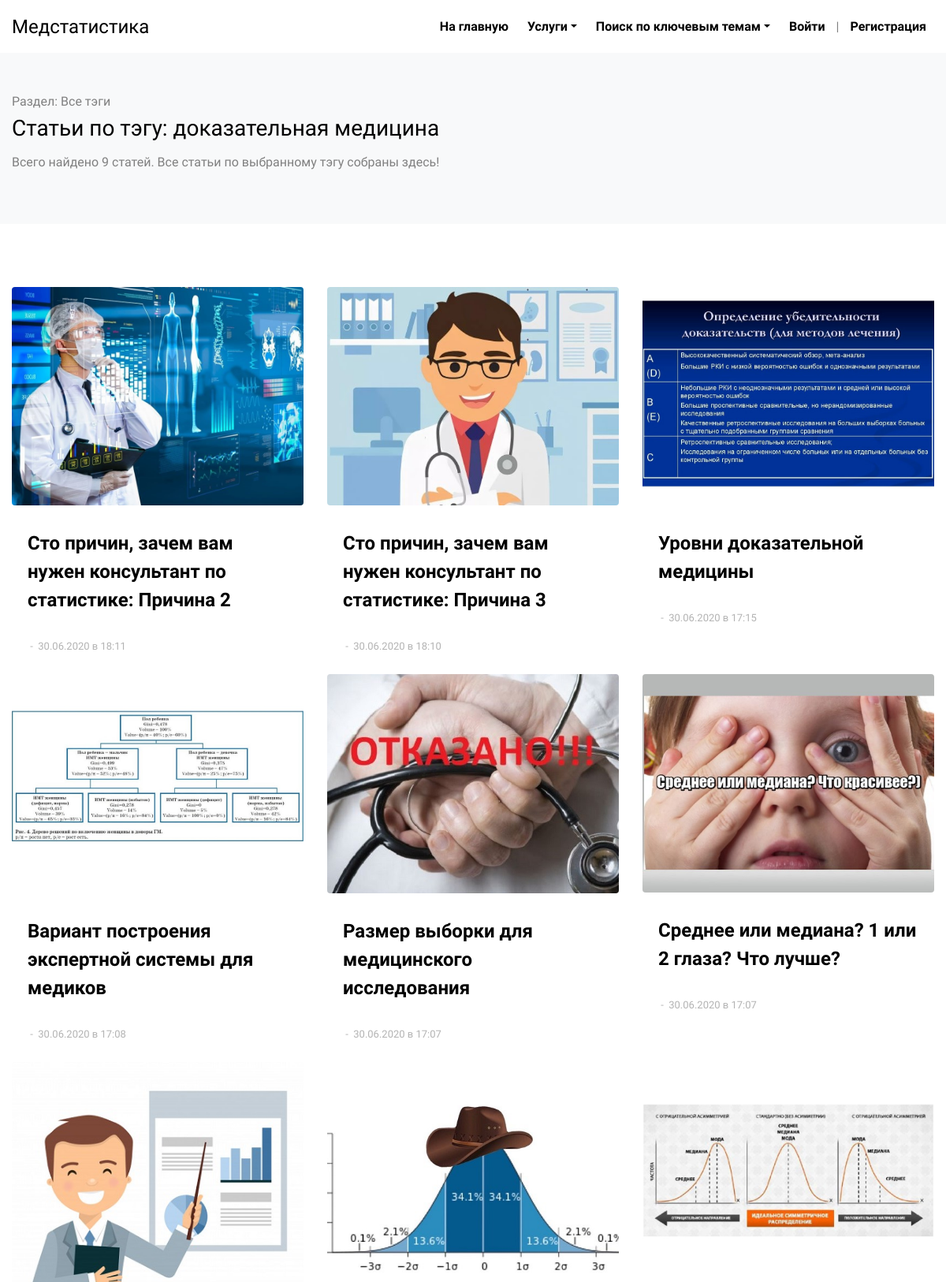
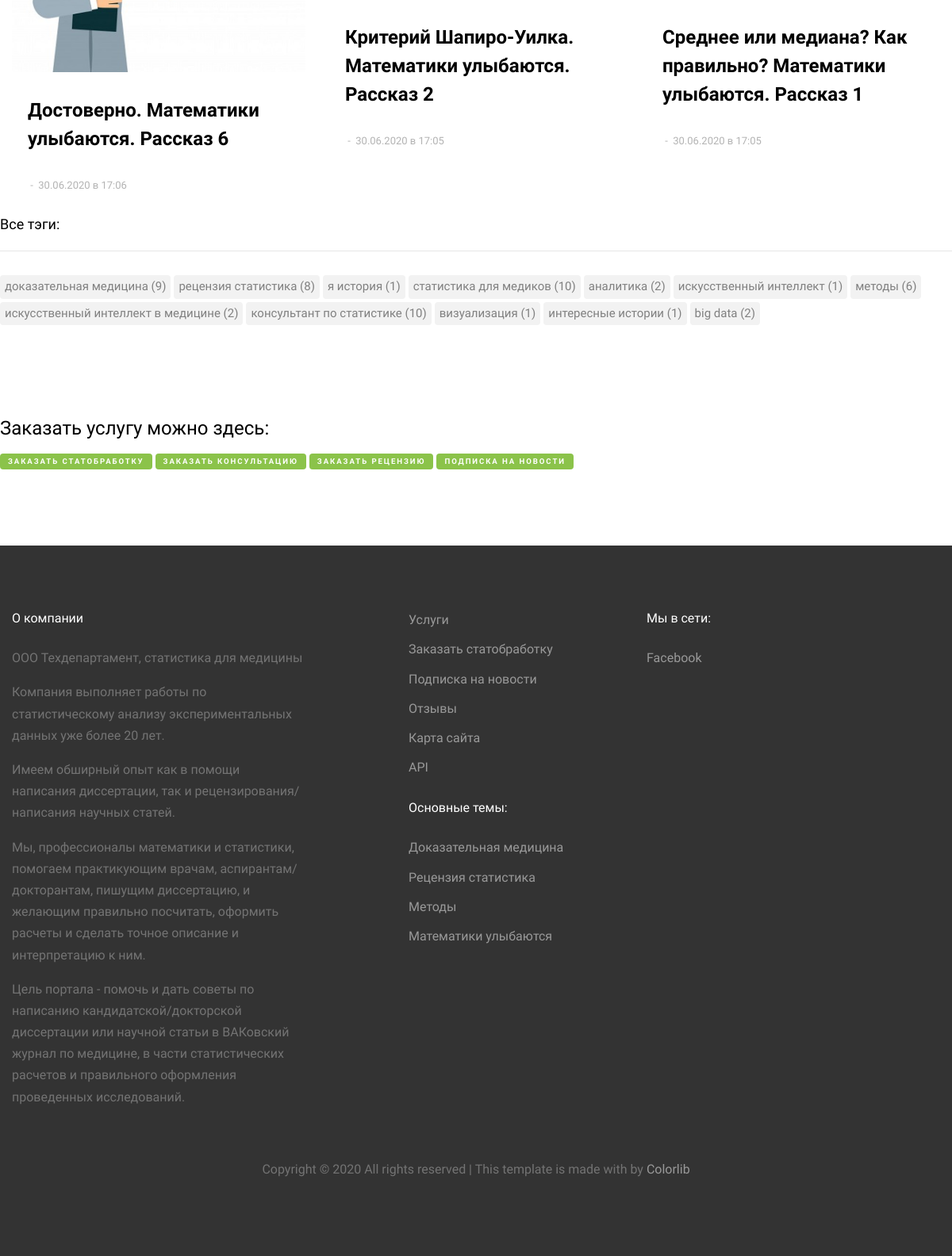
Page /articles/tag_articles/1/ on the committed database (2 pictures, top to bottom).
### articles/models.py (models this page shows, shortened)
class IsActiveMixin(models.Model):
    objects = models.Manager()
    active_objects = AvtiveManager()
    is_active = models.BooleanField('Статус активности', default=True)
    class Meta:
        abstract = True  # Чтобы не было изменеий в таблицах

class Tag(IsActiveMixin, models.Model):
    tag_name = models.CharField('название тэга', max_length=1000, db_index=True)
    class Meta:
        verbose_name = 'тэг'
        verbose_name_plural = 'тэги'
    def art_number(self):
        art = Article.objects.filter(article_tag__tag_name=self.tag_name)
        return len(art)

class Article(IsActiveMixin, models.Model):
    article_name = models.CharField('заголовок статьи', max_length=1000, null=True)
    article_text = models.TextField('текст статьи', max_length=10000, null=True)
    article_text_short = models.TextField('текст статьи 100 знаков', max_length=100, null=True)
    article_date = models.DateTimeField('дата публикации статьи', default=datetime.now())
    article_tag = models.ManyToManyField(Tag, verbose_name=("Тэг"))
    article_img = models.ImageField('рисунок к статье', upload_to='articles', null=True, blank=True)
    class Meta:
        ordering = ('-article_date',)
        verbose_name = 'статья'
        verbose_name_plural = 'статьи'

### articles/views.py (the view)
# urls.py: path('tag_articles/<int:id>/', views.tag_articles, name='tag_articles'),
def tag_articles(request, id):
    tag_one = get_object_or_404(Tag, id=id)
    articles_all = Article.active_objects.filter(article_tag=tag_one)
    tags_all = Tag.active_objects.all()
    context = {
        'tag': tag_one,
        'articles_all': articles_all,
        'tags_all': tags_all,
        'articles_count': articles_all.count()
    }
    return render(request, 'articles/tag_articles.html', context)

### articles/models.py (called while the page is built)
    def get_queryset(self):
        all_objects = super().get_queryset()
        return all_objects.filter(is_active=True)

### articles/templates/articles/tag_articles.html (shortened to what this page needs)
{% extends "articles/base.html" %}
{% load cache %}
{% block content %}
    <div class="py-5 bg-light">
      <div class="container">
        <div class="row">
          <div class="col-md-12">
            <span>Раздел: Все тэги</span>
            <h3>Статьи по тэгу: {{tag.tag_name}}</h3>
            <p>Всего найдено {{articles_count}} статей. Все статьи по выбранному тэгу собраны здесь!</p>
          </div>
        </div>
      </div>
    </div>
    <div class="site-section bg-white">
      <div class="container">
        <div class="row">
            {% for article in articles_all.all%}
              <div class="col-lg-4 mb-4">
                <div class="entry2">
                  <a href="{% url 'articles:article' id=article.id %}">
                    <img src="{{article.article_img.url}}" alt="Image" class="img-fluid rounded"></a>
                  <div class="excerpt">
                    <h2><a href="{% url 'articles:article' id=article.id %}">{{article.article_name}}</a></h2>
                    <div class="post-meta align-items-center text-left clearfix">
                      <span>&nbsp;-&nbsp; {{article.article_date|date:"d.m.Y в H:i"}}</span>
                    </div>
                  </div>
                </div>
              </div>
            {% empty %}
                <p>Статей по данному тэгу не найдено.</p>
            {% endfor %}
            <div class="sidebar-box">
                <h3 class="heading">Все тэги:</h3>
                <ul class="tags">
                    {% cache 500 cache_tags_all %}
                    {% for tag_ in tags_all.all%}
                        <li><a href="{% url 'articles:tag_articles' id=tag_.id %}">{{tag_.tag_name}} ({{tag_.art_number}})</a></li>
                    {% empty %}
                        <li>Тэгов не найдено.</li>
                    {% endfor %}
                    {% endcache %}
                </ul>
            </div>
            <div class="pt-5">
                <h4>Заказать услугу можно здесь:</h4>
                <a href="{% url 'articles:request_service' %}"><span class="post-category text-white bg-success mb-3">Заказать статобработку</span></a>
                <a href="{% url 'articles:request_consultation' %}"><span class="post-category text-white bg-success mb-3">Заказать консультацию</span></a>
                <a href="{% url 'articles:request_review' %}"><span class="post-category text-white bg-success mb-3">Заказать рецензию</span></a>
                {% if user.is_authenticated %}
                  <a href="{% url 'users:subscribe' pk=user.pk %}"><span class="post-category text-white bg-success mb-3">Подписка на новости</a>
                {% else %}
                  <a href="{% url 'users:register' %}"><span class="post-category text-white bg-success mb-3">Подписка на новости</a>
                {% endif %}
            </div>
        </div>
      </div>
    </div>
{% endblock %}

### articles/static/articles/style.css (style rules this page uses)
body { line-height: 1.7; color: gray; font-weight: 300; font-size: 1rem; background: #fff; font-family: "Muli", -apple-system, BlinkMacSystemFont, "Segoe UI", Roboto, "Helvetica Neue", Arial, sans-serif, "Apple Color Emoji", "Segoe UI Emoji", "Segoe UI Symbol", "Noto Color Emoji"; }
a { -webkit-transition: .3s all ease; -o-transition: .3s all ease; transition: .3s all ease; color: #2f89fc; }
h1, h2, h3, h4, h5, .h1, .h2, .h3, .h4, .h5 { font-family: "Muli", -apple-system, BlinkMacSystemFont, "Segoe UI", Roboto, "Helvetica Neue", Arial, sans-serif, "Apple Color Emoji", "Segoe UI Emoji", "Segoe UI Symbol", "Noto Color Emoji"; line-height: 1.5; color: #000; }
.site-section { padding: 2.5em 0; }
@media (min-width: 768px) { .site-section { padding: 5em 0; } }
.container { max-width: 1200px; }
.post-meta { font-size: 13px; color: #b3b3b3; }
.post-category { display: inline-block; padding: 2px 10px; border-radius: 4px; letter-spacing: .2em; font-weight: 700; font-size: .6rem; text-transform: uppercase; }
.entry2 img { margin-bottom: 30px; }
.entry2 h2 { font-size: 24px; margin-bottom: 30px; font-weight: 700; }
.entry2 h2 a { color: #000; }
.entry2 .excerpt { padding-left: 20px; padding-right: 20px; }
.entry2 .post-meta { color: #b3b3b3; font-size: 13px; width: 100%; display: block; }
.sidebar-box { margin-bottom: 4em; font-size: 15px; width: 100%; float: left; background: #fff; }
.sidebar-box *:last-child { margin-bottom: 0; }
.sidebar-box .heading { font-size: 18px; margin-bottom: 30px; padding-bottom: 20px; border-bottom: 1px solid #e6e6e6; }
.tags { padding: 0; margin: 0; font-weight: 400; }
.tags li { padding: 0; margin: 0 4px 4px 0; float: left; display: inline-block; }
.tags li a { float: left; display: block; border-radius: 4px; padding: 2px 6px; color: gray; background: #f2f2f2; }

### rows in the picture
Tag: tag_name "доказательная медицина", art_number "9"
Article: article_img (picture), article_name "Сто причин, зачем вам нужен консультант по статистике: Причина 2", article_date "30.06.2020 в 18:11"
Article: article_img (picture), article_name "Сто причин, зачем вам нужен консультант по статистике: Причина 3", article_date "30.06.2020 в 18:10"
Article: article_img (picture), article_name "Уровни доказательной медицины", article_date "30.06.2020 в 17:15"
Article: article_img (picture), article_name "Вариант построения экспертной системы для медиков", article_date "30.06.2020 в 17:08"
Article: article_img (picture), article_name "Размер выборки для медицинского исследования", article_date "30.06.2020 в 17:07"
Article: article_img (picture), article_name "Среднее или медиана? 1 или 2 глаза? Что лучше?", article_date "30.06.2020 в 17:07"
Article: article_img (picture), article_name "Достоверно. Математики улыбаются. Рассказ 6", article_date "30.06.2020 в 17:06"
Article: article_img (picture), article_name "Критерий Шапиро-Уилка. Математики улыбаются. Рассказ 2", article_date "30.06.2020 в 17:05"
Article: article_img (picture), article_name "Среднее или медиана? Как правильно? Математики улыбаются. Рассказ 1", article_date "30.06.2020 в 17:05"
Tag: tag_name "рецензия статистика", art_number "8"
Tag: tag_name "я история", art_number "1"
Tag: tag_name "статистика для медиков", art_number "10"
Tag: tag_name "аналитика", art_number "2"
Tag: tag_name "искусственный интеллект", art_number "1"
Tag: tag_name "методы", art_number "6"
Tag: tag_name "искусственный интеллект в медицине", art_number "2"
Tag: tag_name "консультант по статистике", art_number "10"
Tag: tag_name "визуализация", art_number "1"
Tag: tag_name "интересные истории", art_number "1"
Tag: tag_name "big data", art_number "2"

### other values in the picture
{{ articles_count }} "9"
